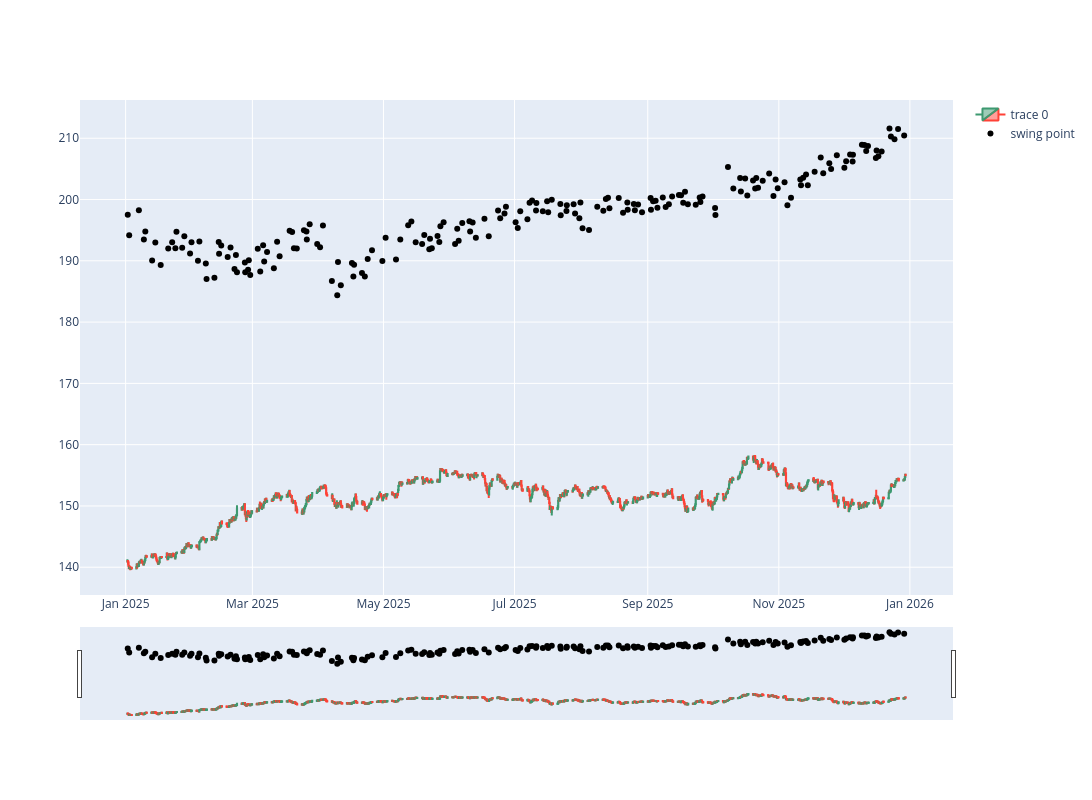

The notebook cell saved with this chart:
### Code cell
start_date_chart = '2025-1-1 00:00:00'
end_date_chart = '2025-12-30 00:00:00'
dfpl = df_h4.loc[start_date_chart : end_date_chart]#.set_index("Gmt time")

# Create a plot with 2 rows
fig = make_subplots(rows=1, cols=1)

# Add candlestick plot on the first row
fig.add_trace(go.Candlestick(x=dfpl.index,
                             open=df_h4['Open'],
                             high=df_h4['High'],
                             low=df_h4['Low'],
                             close=df_h4['Close']),
              row=1, col=1)

#Add markers for trade entry points on the same subplot
fig.add_trace(go.Scatter(x=dfpl.index, y=dfpl['swing_point'], mode="markers",
                         marker=dict(size=6, color="black"),
                         name="swing point"),
              row=1, col=1)

fig.update_layout(width=1200, height=800, sliders=[])
fig.show()

### Figure 1 — Plotly figure (JSON) as saved in the notebook; plotly's stock layout.template omitted (floating-point values rounded to 4 significant figures; data arrays with more than 128 entries replaced by an {"elided": "..."} marker saying what was removed)
{"data": [{"close": {"elided": "8902 float values"}, "high": {"elided": "8902 float values"}, "low": {"elided": "8902 float values"}, "open": {"elided": "8902 float values"}, "type": "candlestick", "x": {"elided": "1548 str values"}, "xaxis": "x", "yaxis": "y"}, {"marker": {"color": "black", "size": 6}, "mode": "markers", "name": "swing point", "type": "scatter", "x": {"elided": "1548 str values"}, "xaxis": "x", "y": {"elided": "1548 float values"}, "yaxis": "y"}], "layout": {"height": 800, "width": 1200, "xaxis": {"anchor": "y", "domain": [0, 1]}, "yaxis": {"anchor": "x", "domain": [0, 1]}}}
